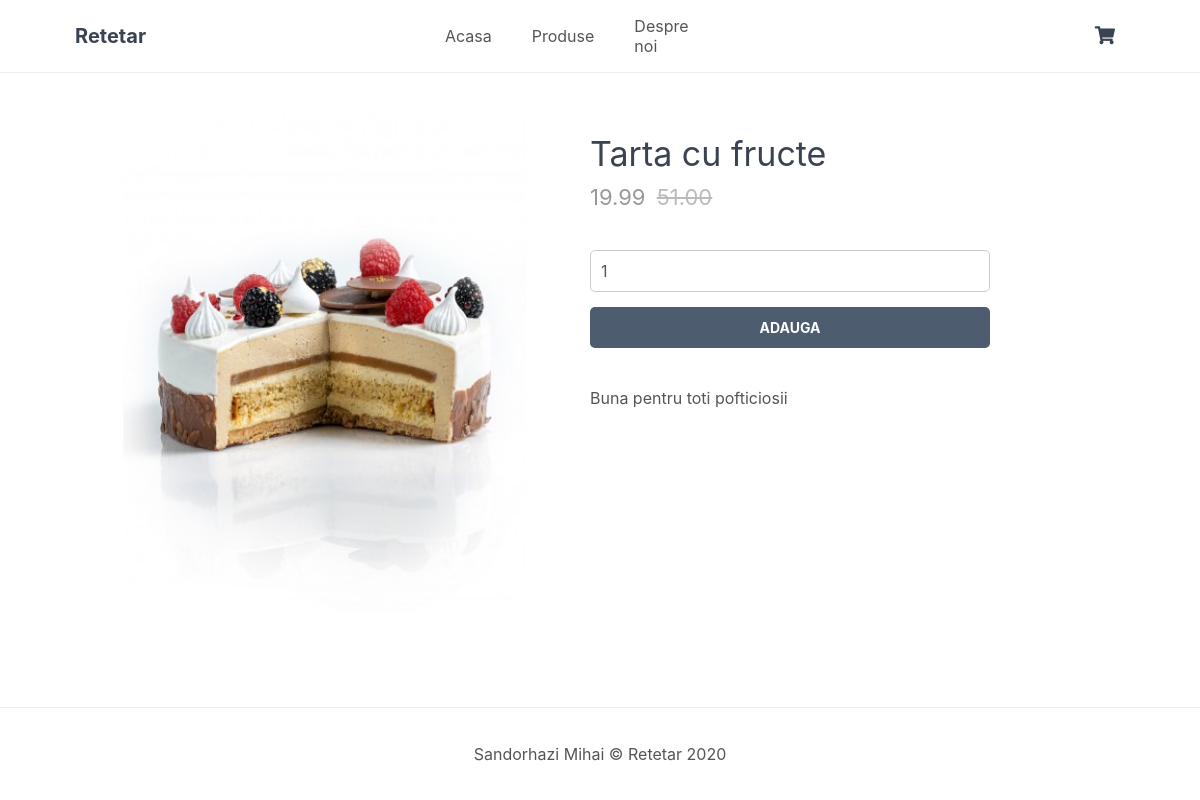
Screenshot of /index.php?page=product&id=3 with the database file from the repository.
### tables this page shows
CREATE TABLE `products` (
  `id` int(11) NOT NULL,
  `name` varchar(200) NOT NULL,
  `desc` text NOT NULL,
  `price` decimal(7,2) NOT NULL,
  `rrp` decimal(7,2) NOT NULL DEFAULT 0.00,
  `quantity` int(11) NOT NULL,
  `img` text NOT NULL,
  `date_added` datetime NOT NULL DEFAULT current_timestamp()
);

### index.php (called while the page is built, shortened)
<?php
include 'functions.php';
$page = isset($_GET['page']) && file_exists($_GET['page'] . '.php') ? $_GET['page'] : 'home';
include $page . '.php';
?>

### product.php (the view, shortened to what this page needs)
<?php
if (isset($_GET['id'])) {
    $stmt = $pdo->prepare('SELECT * FROM products WHERE id = ?');
    $stmt->execute([$_GET['id']]);
    $product = $stmt->fetch(PDO::FETCH_ASSOC);
} else {
    die ('Produsul nu exista!');
}
?>
<?=template_header('Produs')?>
<div class="product content-wrapper">
    <img src="images/<?=$product['img']?>" width="500" height="500" alt="<?=$product['name']?>">
    <div>
        <h1 class="name"><?=$product['name']?></h1>
        <span class="price">
            <?=$product['price']?>
            <?php if ($product['rrp'] > 0): ?>
            <span class="rrp"><?=$product['rrp']?></span>
            <?php endif; ?>
        </span>
        <form action="index.php?page=cart" method="post">
            <input type="number" name="quantity" value="1" min="1" max="<?=$product['quantity']?>" placeholder="Cantitate" required>
            <input type="submit" value="Adauga">
        </form>
        <div class="description">
            <?=$product['desc']?>
        </div>
    </div>
</div>
<?=template_footer()?>

### style.css (style rules this page uses)
* { box-sizing: border-box; font-family: -apple-system, BlinkMacSystemFont, "segoe ui", roboto, oxygen, ubuntu, cantarell, "fira sans", "droid sans", "helvetica neue", Arial, sans-serif; font-size: 16px; -webkit-font-smoothing: antialiased; -moz-osx-font-smoothing: grayscale; }
html { height: 100%; }
body { position: relative; min-height: 100%; color: #555555; background-color: #FFFFFF; margin: 0; padding-bottom: 100px; }
h1, h2, h3, h4, h5 { color: #394352; text-decoration: none; }
.content-wrapper { width: 1050px; margin: 0 auto; }
main > .product { display: flex; padding: 40px 0; }
main > .product > div { padding-left: 15px; }
main > .product h1 { font-size: 34px; font-weight: normal; margin: 0; padding: 20px 0 10px 0; }
main > .product .price { display: block; font-size: 22px; color: #999999; }
main > .product .rrp { color: #BBBBBB; text-decoration: line-through; font-size: 22px; padding-left: 5px; }
main > .product form { display: flex; flex-flow: column; margin: 40px 0; }
main > .product form input[type="number"] { width: 400px; padding: 10px; margin-bottom: 15px; border: 1px solid #ccc; color: #555555; border-radius: 5px; }
main > .product form input[type="submit"] { background: #4e5c70; border: 0; color: #FFFFFF; width: 400px; padding: 12px 0; text-transform: uppercase; font-size: 14px; font-weight: bold; border-radius: 5px; cursor: pointer; }

### rows the page displays
products: img (picture), name "Tarta cu fructe", price "19.99", rrp "51.00", desc "Buna pentru toti pofticiosii"
